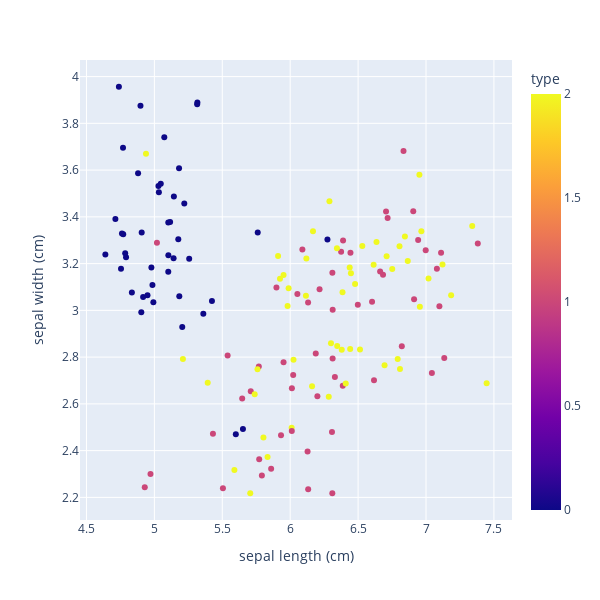

Here is the notebook cell this chart was saved with:
### Code cell
px.scatter(iris_df, x = 'sepal length (cm)', y = 'sepal width (cm)', color = 'type', width = 600, height = 600)

### Figure 1 — Plotly figure (JSON) as saved in the notebook; plotly's stock layout.template omitted (floating-point values rounded to 4 significant figures; data arrays with more than 128 entries replaced by an {"elided": "..."} marker saying what was removed)
{"data": [{"hovertemplate": "sepal length (cm)=%{x}<br>sepal width (cm)=%{y}<br>type=%{marker.color}<extra></extra>", "legendgroup": "", "marker": {"color": {"elided": "150 int values"}, "coloraxis": "coloraxis", "symbol": "circle"}, "mode": "markers", "name": "", "orientation": "v", "showlegend": false, "type": "scatter", "x": {"elided": "150 float values"}, "xaxis": "x", "y": {"elided": "150 float values"}, "yaxis": "y"}], "layout": {"coloraxis": {"colorbar": {"title": {"text": "type"}}, "colorscale": [[0, "#0d0887"], [0.1111, "#46039f"], [0.2222, "#7201a8"], [0.3333, "#9c179e"], [0.4444, "#bd3786"], [0.5556, "#d8576b"], [0.6667, "#ed7953"], [0.7778, "#fb9f3a"], [0.8889, "#fdca26"], [1, "#f0f921"]]}, "height": 600, "legend": {"tracegroupgap": 0}, "margin": {"t": 60}, "width": 600, "xaxis": {"anchor": "y", "autorange": true, "domain": [0, 1], "range": [4.452, 7.634], "title": {"text": "sepal length (cm)"}, "type": "linear"}, "yaxis": {"anchor": "x", "autorange": true, "domain": [0, 1], "range": [2.103, 4.071], "title": {"text": "sepal width (cm)"}, "type": "linear"}}}
